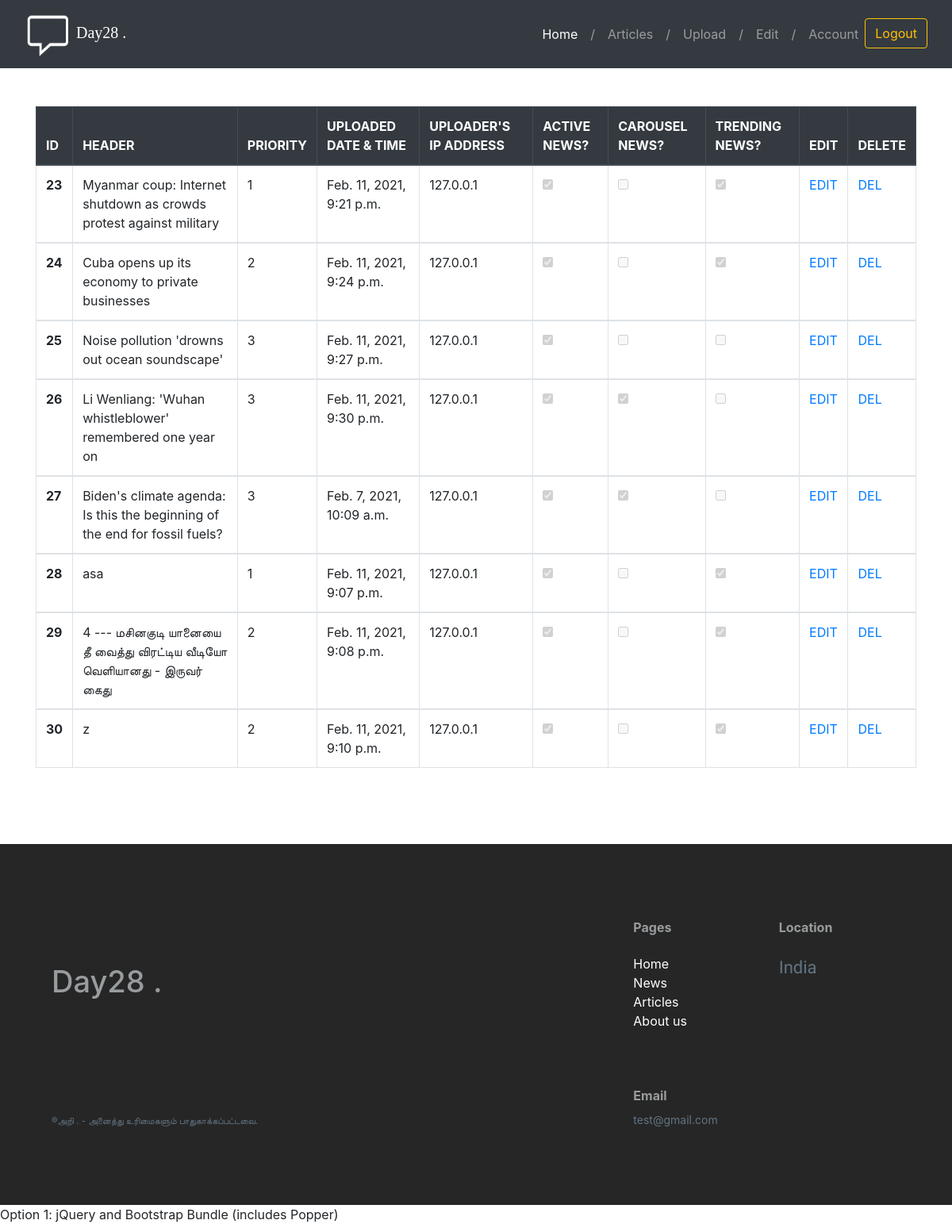
The app's page /news/view (signed in) with its own data.
### news/models.py (models this page shows, shortened)
class ArticleModel(models.Model):
    article_category_list=[('General','General'),('Technology','Technology'),('Politics','Politics'),('History','History'),('Science','Science'),('Aeronautics','Aeronautics')]
    article_header=models.CharField(blank=False,max_length=500)
    article_body = models.TextField(blank=False,max_length=10000)
    article_category = models.CharField(blank=False, max_length=500,default='General',choices=article_category_list)
    article_priority=models.IntegerField(blank=True)
    article_uploaded_date_time=models.DateTimeField(auto_now=True)
    uploader_ip_address=models.GenericIPAddressField(null=True,blank=True,max_length=100)
    carousel_image=models.ImageField(upload_to='images/%Y/%m/%d/%H%M%S', blank=True)
    image1=models.ImageField(upload_to='images/%Y/%m/%d/', blank=False,validators=[validate_image_file_extension])
    image2 = models.ImageField(upload_to='images/%Y/%m/%d/%H%M%S', blank=True,validators=[validate_image_file_extension])
    image3 = models.ImageField(upload_to='images/%Y/%m/%d/%H%M%S', blank=True,validators=[validate_image_file_extension])
    image4 = models.ImageField(upload_to='images/%Y/%m/%d/%H%M%S', blank=True,validators=[validate_image_file_extension])
    image5 = models.ImageField(upload_to='images/%Y/%m/%d/%H%M%S', blank=True,validators=[validate_image_file_extension])
    image6 = models.ImageField(upload_to='images/%Y/%m/%d/%H%M%S', blank=True,validators=[validate_image_file_extension])
    image7 = models.ImageField(upload_to='images/%Y/%m/%d/%H%M%S', blank=True,validators=[validate_image_file_extension])
    active_news = models.BooleanField(default=False)
    carousel_news = models.BooleanField(default=False)
    trending_news = models.BooleanField(default=False)
    article_views=models.IntegerField(default=0)
    class Meta:
        permissions = (
            ("can_edit_news", "Can edit news"),
            ("can_delete_news", "Can delete news"),
            ("can_view_news", "Can view news"),
            ("can_upload_news", "Can upload news"),
        )

### news/views.py (the view)
# urls.py: path('view',news_view.view,name='view'),
def view(request):
    all_articles=ArticleModel.objects.all()
    return render(request, 'view.html', {'all_articles': all_articles})

### news/templates/view.html (shortened to what this page needs)
{% extends 'base.html' %}
{% load static %}
{% load crispy_forms_tags %}
{% block upload %}
<div class="row">
  <div class="col-12 d-none d-md-block">
    <table class="table table-bordered my-5">
      <thead class="thead-dark">
        <tr>
            <th scope="col">ID</th>
            <th scope="col">HEADER</th>
            <th  scope="col">PRIORITY</th>
            <th  scope="col">UPLOADED DATE & TIME</th>
            <th  scope="col">UPLOADER'S IP ADDRESS</th>
            <th  scope="col">ACTIVE NEWS?</th>
            <th  scope="col">CAROUSEL NEWS?</th>
            <th  scope="col">TRENDING NEWS?</th>
            <th class="" scope="col">EDIT</th>
            <th class="" scope="col">DELETE</th>
        </tr>
      </thead>
        {% for article in all_articles %}
          <tbody>
            <tr>
              <th scope="row">{{article.pk}}</th>
              <td>{{article.article_header}}</td>
              <td >{{article.article_priority}}</td>
              <td  >{{article.article_uploaded_date_time}}</td>
              <td >{{article.uploader_ip_address}}</td>
              {% if article.active_news %}
                <td ><label><input type="checkbox" value="" disabled checked></label></td>
              {% else %}
                <td ><label><input type="checkbox" value="" disabled ></label></td>
              {% endif %}
              {% if article.carousel_news %}
                <td ><label><input type="checkbox" value="" disabled checked></label></td>
              {% else %}
                <td ><label><input type="checkbox" value="" disabled ></label></td>
              {% endif %}
              {% if article.trending_news %}
                <td ><label><input type="checkbox" value="" disabled checked></label></td>
              {% else %}
                <td ><label><input type="checkbox" value="" disabled ></label></td>
              {% endif %}
                <td><a href="{% url 'edit' article.pk %}">EDIT</a></td>
              <td><a href="{% url 'delete' article.pk %}">DEL</a></td>
            </tr>
          </tbody>
        {% endfor %}
    </table>
  </div>
</div>
{% endblock upload %}

### static/css/main.css (style rules this page uses)
body { background-color:white; font-family: }
body { background: linear-gradient(0deg, #fff, 50%, #DEEEFE); font-family: 'Rubik', sans-serif; background: #455A64; height: 100 !important }

### records on screen
ArticleModel: pk "23", article_header "Myanmar coup: Internet shutdown as crowds protest against military", article_priority "1", article_uploaded_date_time "Feb. 11, 2021, 9:21 p.m.", uploader_ip_address "127.0.0.1"
ArticleModel: pk "24", article_header "Cuba opens up its economy to private businesses", article_priority "2", article_uploaded_date_time "Feb. 11, 2021, 9:24 p.m.", uploader_ip_address "127.0.0.1"
ArticleModel: pk "25", article_header "Noise pollution 'drowns out ocean soundscape'", article_priority "3", article_uploaded_date_time "Feb. 11, 2021, 9:27 p.m.", uploader_ip_address "127.0.0.1"
ArticleModel: pk "26", article_header "Li Wenliang: 'Wuhan whistleblower' remembered one year on", article_priority "3", article_uploaded_date_time "Feb. 11, 2021, 9:30 p.m.", uploader_ip_address "127.0.0.1"
ArticleModel: pk "27", article_header "Biden's climate agenda: Is this the beginning of the end for fossil fuels?", article_priority "3", article_uploaded_date_time "Feb. 7, 2021, 10:09 a.m.", uploader_ip_address "127.0.0.1"
ArticleModel: pk "28", article_header "asa", article_priority "1", article_uploaded_date_time "Feb. 11, 2021, 9:07 p.m.", uploader_ip_address "127.0.0.1"
ArticleModel: pk "29", article_header "4 --- மசினகுடி யானையை தீ வைத்து விரட்டிய வீடியோ வெளியானது - இருவர் கைது", article_priority "2", article_uploaded_date_time "Feb. 11, 2021, 9:08 p.m.", uploader_ip_address "127.0.0.1"
ArticleModel: pk "30", article_header "z", article_priority "2", article_uploaded_date_time "Feb. 11, 2021, 9:10 p.m.", uploader_ip_address "127.0.0.1"
